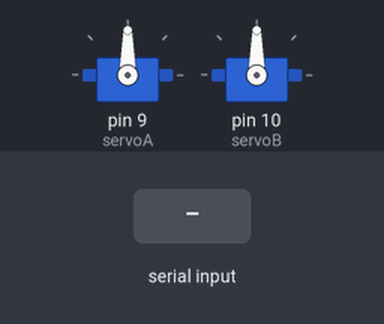
Bench run of a sketch on a simulated Arduino Uno, built with avr-gcc and run on an emulated ATmega328P. Shown: 2 × servo. The test bench sets the inputs (shaded band).

Above: at 2.2 s.
2.3 s: "90,45\n" received over Serial
At 3.4 s:
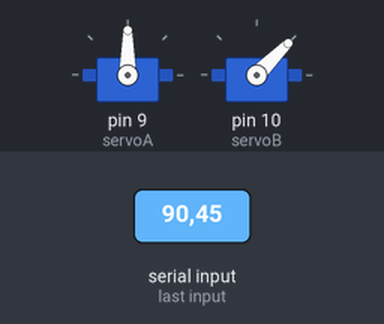
3.8 s: "30,150\n" received over Serial
At 4.6 s:
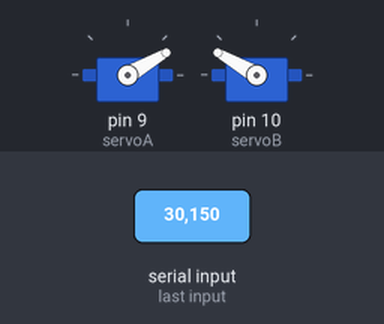
5.3 s: "5\n" received over Serial
At 5.6 s:
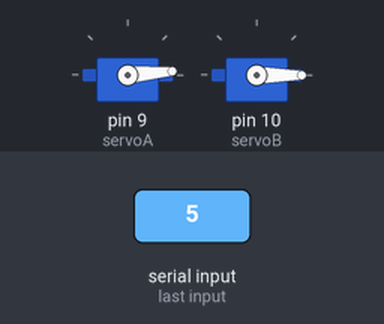
6.8 s: "90\n" received over Serial
At 8.0 s:
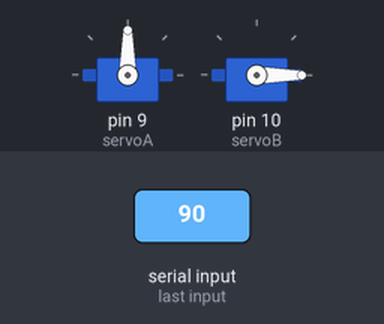
8.3 s: "200\n" received over Serial
At 9.2 s:
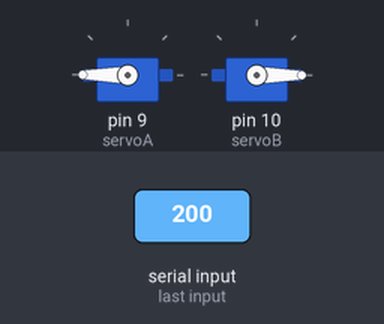
9.8 s: "1,90\n" received over Serial
At 10.3 s:
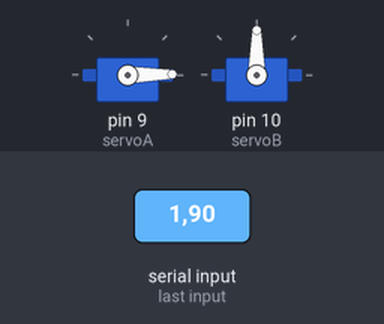
Timing chart, 0 to 12.3 s (numbered marks = the images above; inputs shaded):
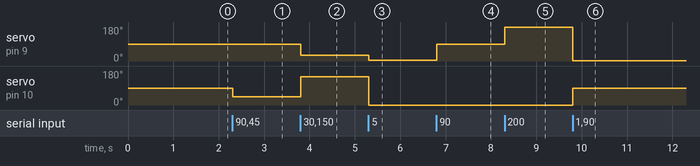

Measured:
- after the input at 2.3 s, servo on pin 10 (servoB): 90° → 45° at once
- after the input at 3.8 s, servo on pin 9 (servoA): 90° → 30° at once; servo on pin 10 (servoB): 45° → 150° at once
- after the input at 5.3 s, servo on pin 9 (servoA): 30° → 5° at once; servo on pin 10 (servoB): 150° → 0° at once
- after the input at 6.8 s, servo on pin 9 (servoA): 5° → 90° at once
- after the input at 8.3 s, servo on pin 9 (servoA): 90° → 180° at once
- after the input at 9.8 s, servo on pin 9 (servoA): 180° → 1° at once; servo on pin 10 (servoB): 0° → 90° at once

The sketch:

Gimbal_control_arduino.ino
```cpp
#include <Servo.h>

Servo servoA;
Servo servoB;


float angleA = 90;
float angleB = 90;


void setup() {
  Serial.begin(19200);
  servoA.attach(9);
  servoB.attach(10);
//  servoA.attach(10,500,2600);
//  servoB.attach(6,500,2600);
  //angleA = map(angleA,20,160,0,180);
  //servoA.write(angleA);
  //angleB = map(angleB,20,160,0,180);
 // servoB.write(angleB);
  delay(1000);
}

int count = 0;

void loop() {

  if(Serial.available() > 0) {
    String a = Serial.readStringUntil('\n');
    angleA = getValue(a, ',', 0).toFloat();
    angleB = getValue(a, ',', 1).toFloat();
    servoA.write(angleA);
    servoB.write(angleB);
    //delay(3);
  }

}

String getValue(String data, char separator, int index) {
    int found = 0;
    int strIndex[] = { 0, -1 };
    int maxIndex = data.length() - 1;

    for (int i = 0; i <= maxIndex && found <= index; i++) {
        if (data.charAt(i) == separator || i == maxIndex) {
            found++;
            strIndex[0] = strIndex[1] + 1;
            strIndex[1] = (i == maxIndex) ? i+1 : i;
        }
    }
    return found > index ? data.substring(strIndex[0], strIndex[1]) : "";
}
```
